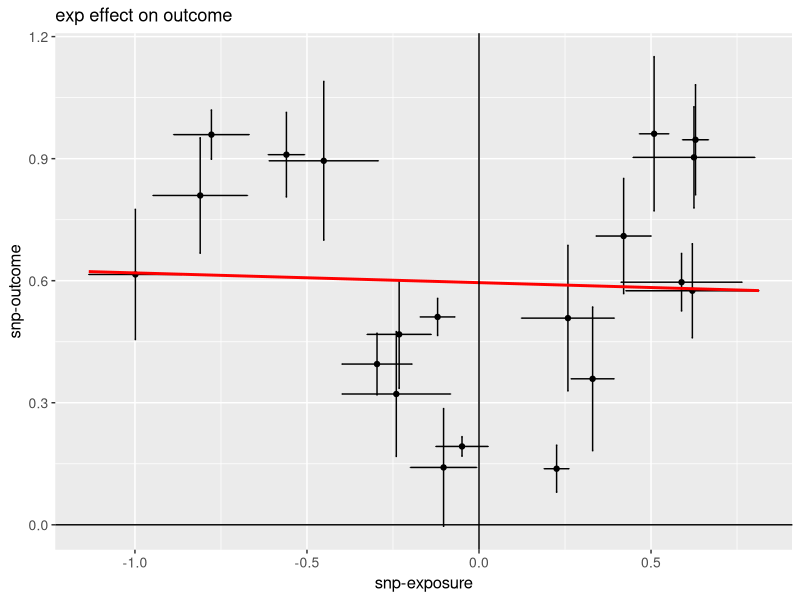
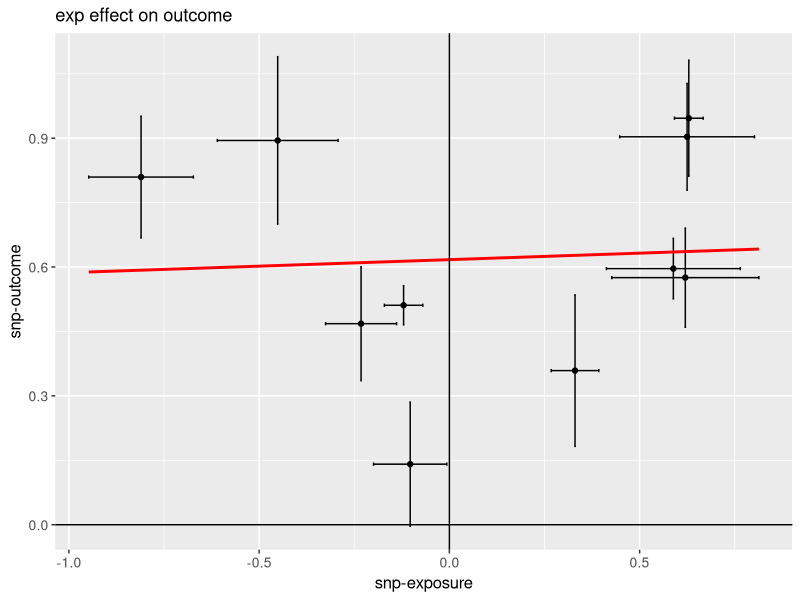
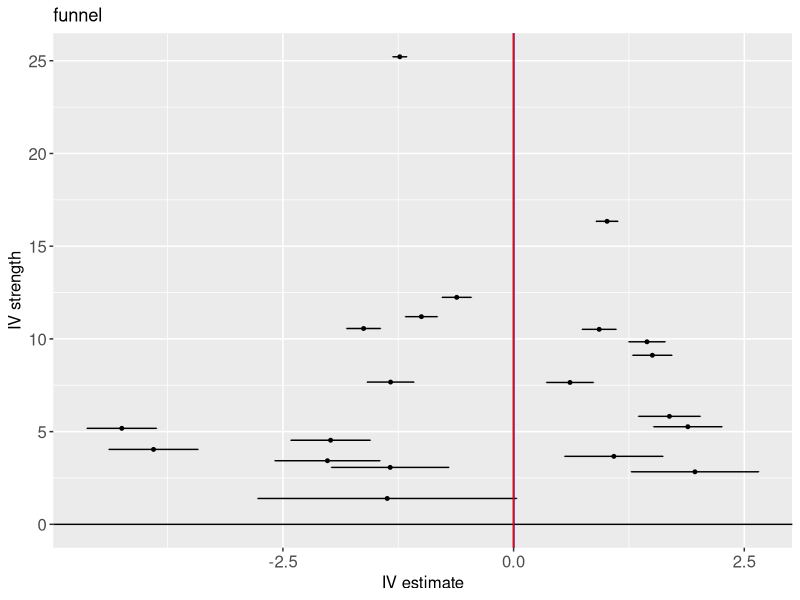
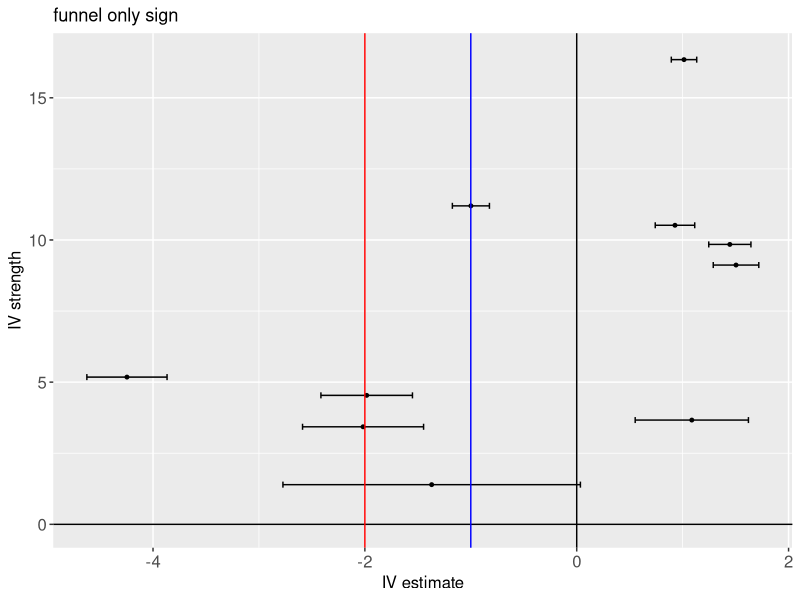
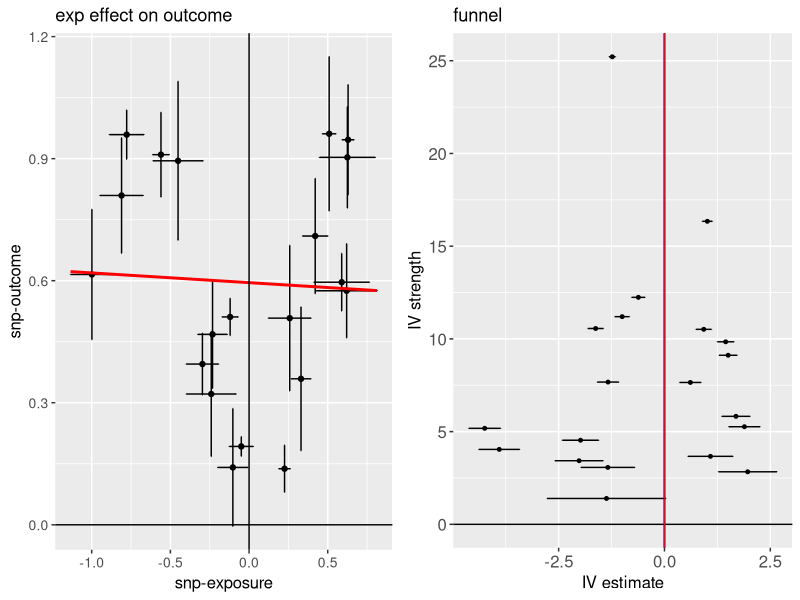
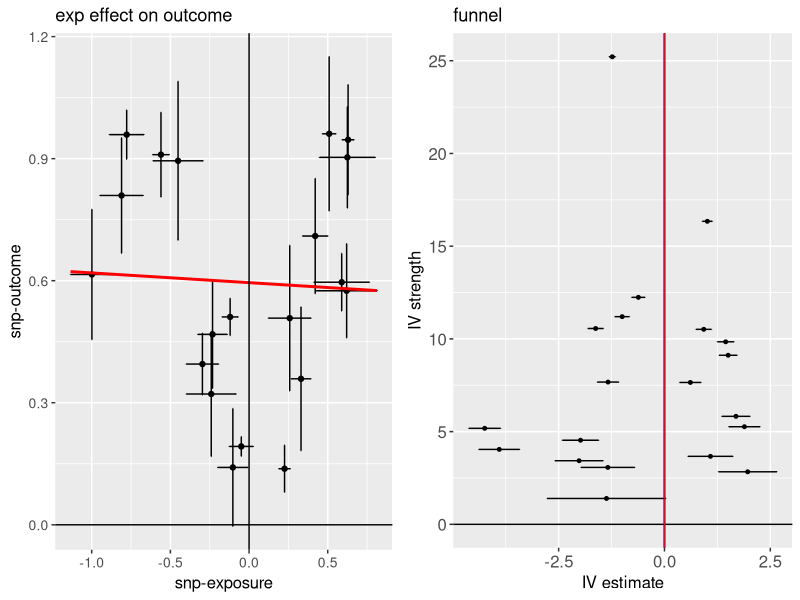

Recreate these plots in R, in order.
################## ################## ################## ################## ################## ################## 
################## March 2017: Chris, genetic scatter and funnel plots      ################## ################## 
################## ################## ################## ################## ################## ################## 

## Proviso: instrument strength defined "as genetic association with exposure divided by standard error of 
## genetic association with outcome"; see: Bowden et al. https://www.ncbi.nlm.nih.gov/pmc/articles/PMC4849733/ 
## Funnel plots as instrument strength against "genetic association with O divided by genetic association with E)"

#### data set with columns
## rsid       markername  
## beta_out   beta snp-outcome
## se_out     se snp-outcome
## p_out      (not required, p snp-outcome)
## for option to plot only SNP above p-threshold for outcome association
## beta_exp   beta snp-exp
## se_exp    se snp-exp

library(ggplot2)
library(gridExtra)
library(grid)

## simulate dataset of 20 SNPs, 10 with GWAS-sign association with outcome
set.seed(123)
test_set <- data.frame(paste(rep("rs", 20), 1:20, sep=""), runif(20, 0.1, 1), runif(20, 0.01, 0.1),
                       c(runif(10, 1e-20, 5e-08), runif(10, 1e-04, 0.05)), runif(20, -1, 1), runif(20, 0.01, 0.1))
names(test_set) <- c("rsid", "beta_out", "se_out",  "p_out", "beta_exp" , "se_exp" )

############################
## scatter plot function  ##
############################

plot_scatter <- function(data, title , x_label, y_label, p_cutoff){
  if(p_cutoff != F){
    data <- data[which(data$p_out < p_cutoff), ]
  }
  df <- data.frame(x = data$beta_exp, xmin = data$beta_exp - (1.96*data$se_exp), xmax = data$beta_exp + (1.96*data$se_exp),
                   y = data$beta_out, ymin = data$beta_out - (1.96*data$se_out), ymax = data$beta_out + (1.96*data$se_out),
                   snp_name = data$rsid)
  p <- ggplot(data = df,aes(x = x,y = y)) + geom_point() + 
    geom_errorbar(aes(ymin = ymin, ymax = ymax)) + 
    geom_errorbarh(aes(xmin = xmin, xmax = xmax)) +
    geom_smooth(method = 'lm', formula = y~x, se = F,col = "red", fullrange = T) +
    geom_hline(aes(yintercept = 0)) +
    geom_vline(aes(xintercept = 0)) +
    ggtitle(title) + 
    theme(axis.text = element_text(size=10), axis.title = element_text(size = 12)) +
    labs(y = y_label, x = x_label) 
  return(p)
}

############################
## funnel plot function   ##
############################

plot_funnel <- function(data, title, vertical = F , egger = F, p_cutoff = F){
  if(p_cutoff != F){
    data <- data[which(data$p_out < p_cutoff),]
  }
  if(vertical == F){
    vertical <- 0
    } 
  if(egger == F){
    egger <- 0
  }
  dfunnel <- data.frame(y = data$beta_exp / data$se_out, x = data$beta_out / data$beta_exp,
                        xmin = (data$beta_out / data$beta_exp) - (1.96*(data$se_out / data$beta_exp)), 
                        xmax = (data$beta_out / data$beta_exp) + (1.96*(data$se_out / data$beta_exp)))
  p2 <- ggplot(data = dfunnel,aes(x = x, y = abs(y))) + 
    geom_point(size = 1) + 
    geom_errorbarh(aes(xmin = xmin, xmax = xmax)) +
    geom_vline(xintercept = 0) + 
    geom_hline(yintercept = 0) +
    geom_vline(xintercept = vertical, col = "blue") +
    geom_vline(xintercept = egger, col = "red") +
    ggtitle(title) + 
    labs(y = "IV strength",x = "IV estimate")  +
    theme(axis.text = element_text(size = 12), axis.title = element_text(size = 12)) 
  return(p2)
}

### Plot! ###
plot_scatter(test_set, title="exp effect on outcome","snp-exposure","snp-outcome", p_cutoff=F)
plot_scatter(test_set, title="exp effect on outcome","snp-exposure","snp-outcome", p_cutoff= 5e-08)# plot only GWAS-sign snps with outcome

plot_funnel(test_set , "funnel")
plot_funnel(test_set , "funnel only sign", vertical = -1, egger = -2, p_cutoff = 5e-08) 
  ## e.g., vertical = causal estimate in 2SLS, egger = egger estimate

p1 <- plot_scatter(test_set, title="exp effect on outcome","snp-exposure","snp-outcome", p_cutoff=F)
p2 <- plot_funnel(test_set , "funnel")
grid.arrange(p1, p2, ncol = 2)

### PDF export ###
# pdf(w = 12, h = 5.5, paste("exposure", "outcome", "pdf", sep = "."))
print(grid.arrange(p1, p2, ncol = 2))
# dev.off()


#########################################################################################################################